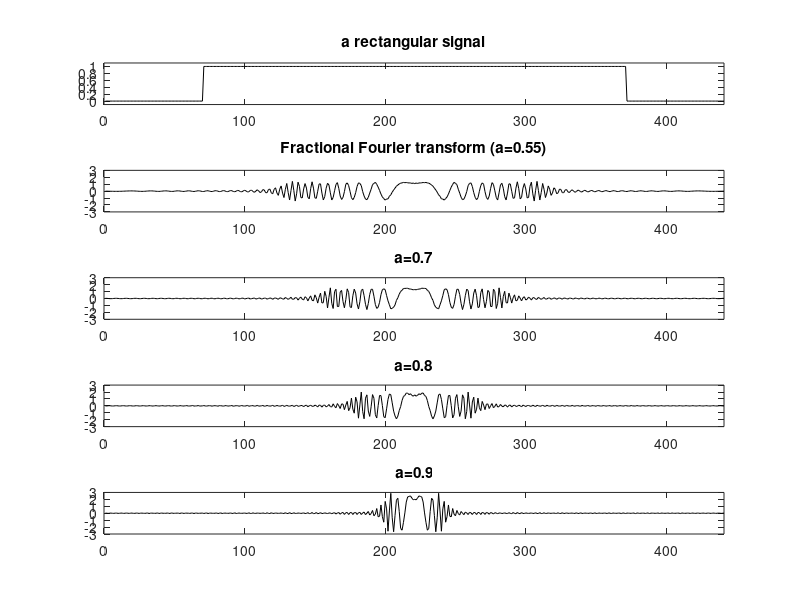
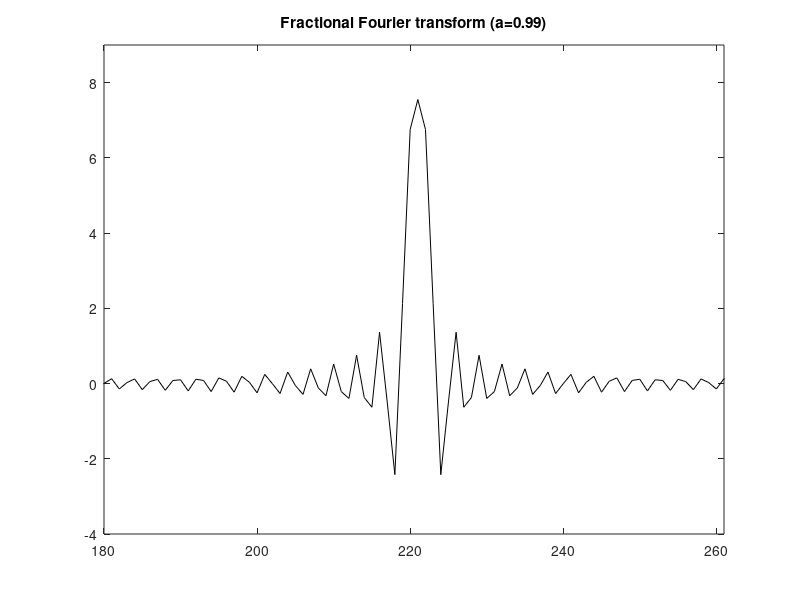

Write the MATLAB code that produced these figures, in order.
%Fractional Fourier transform
%using decomposition
%Study for a set of exponents

% the signal to be transformed----------------------------
%rectangular signal
y=[zeros(70,1);ones(301,1);zeros(70,1)];
Ny=length(y); %odd length

ry=zeros(5,Ny); %room for outputs

for nn=1:5,
%choose parameter a (fractional power) 0.5<a<1.5

if nn==1, a=0.55; end;
if nn==2, a=0.7; end;
if nn==3, a=0.8; end;
if nn==4, a=0.9; end;
if nn==5, a=0.99; end;

alpha=a*pi/2;

%sinc interpolation for doubling signal data
zy=zeros(2*Ny-1,1);
zy(1:2:2*Ny-1)=y;
aux1=zy(1:2*Ny-1); aux2=sinc([-(2*Ny-3):(2*Ny-3)]'/2);
m=length([aux1(:);aux2(:)])-1;
P=2^nextpow2(m);
yitp=ifft(fft(aux1,P).*fft(aux2,P)); %convolution using fft
yitp=yitp(1:m);
yitp=yitp(2*Ny-2:end-2*Ny+3); %interpolated signal

%sandwich
zz=zeros(Ny-1,1);
ys=[zz; yitp; zz];

% the fractional transform-------------------------------

%chirp premultiplication
htan=tan(alpha/2);
aex=(pi/Ny)*(htan/4)*((-2*Ny+2:2*Ny-2)'.^2);
chr=exp(-j*aex);
yc=chr.*ys; %premultiplied signal

%chirp convolution 
sa=sin(alpha);
cc=pi/Ny/sa/4;
aux1=exp(j*cc*(-(4*Ny-4):4*Ny-4)'.^2);
m=length([aux1(:);yc(:)])-1;
P=2^nextpow2(m);
ym=ifft(fft(aux1,P).*fft(yc,P)); %convolution using fft
ym=ym(1:m);
ym=ym(4*Ny-3:8*Ny-7)*sqrt(cc/pi); %convolved signal

%chirp post multiplication
yq=chr.*ym;

%normalization
yp=exp(-j*(1-a)*pi/4)*yq(Ny:2:end-Ny+1);

%result recording
aux=real(yp);
ry(nn,:)=aux(:)';

end;

% display-------------------------------------
figure(1)
subplot(5,1,1)
plot(y,'k');
axis([0 Ny -0.1 1.1]);
title('a rectangular signal');
subplot(5,1,2)
plot(ry(1,:),'k'); axis([0 Ny -3 3]);
title('Fractional Fourier transform (a=0.55)');
subplot(5,1,3)
plot(ry(2,:),'k'); axis([0 Ny -3 3]);
title('a=0.7');
subplot(5,1,4)
plot(ry(3,:),'k');axis([0 Ny -3 3]);
title('a=0.8');
subplot(5,1,5)
plot(ry(4,:),'k');axis([0 Ny -3 3]);
title('a=0.9');

figure(2)
plot(ry(5,:),'k');
axis([180 Ny-180 -4 9]);
title('Fractional Fourier transform (a=0.99)');
